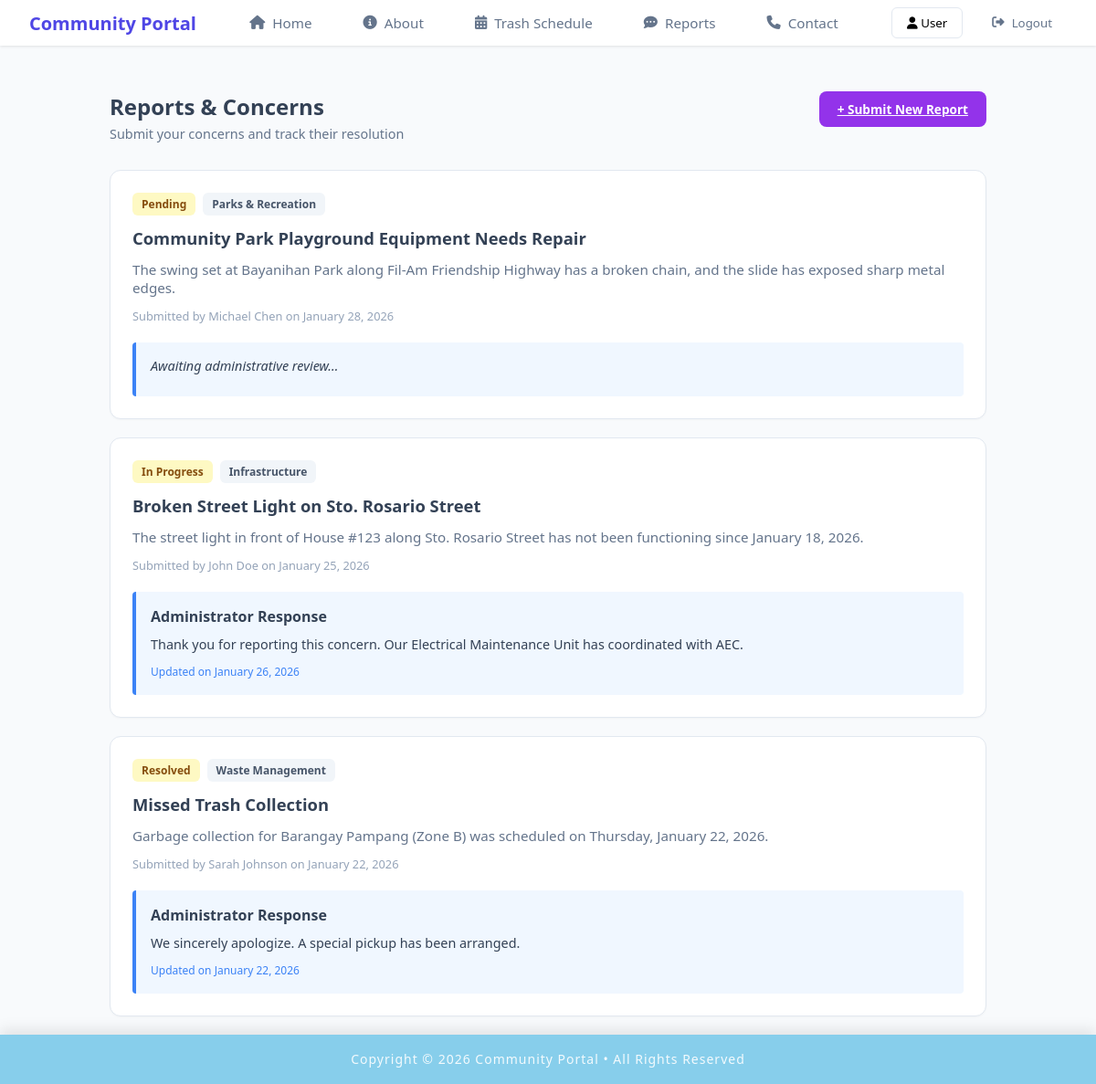
/member/member_reports.php, run on the app's committed database.
### tables this page shows
CREATE TABLE `reports` (
  `report_id` int NOT NULL,
  `report_name` varchar(100) NOT NULL,
  `report_title` varchar(200) NOT NULL,
  `report_tag` varchar(50) NOT NULL,
  `report_content` text NOT NULL,
  `report_submitted` timestamp NOT NULL DEFAULT CURRENT_TIMESTAMP,
  `status` varchar(20) DEFAULT 'Pending',
  `admin_note` text,
  `admin_resolved` timestamp NULL DEFAULT NULL
);

### member/member_reports.php (the view, shortened to what this page needs)
<?php
include "../includes/db_conn.php";
include "../includes/member_header.php";
?>
<!DOCTYPE html>
<html lang="en">
    <head>
        <link rel="stylesheet" href="../css/member_reports.css">
        <link rel="stylesheet" href="https://cdnjs.cloudflare.com/ajax/libs/font-awesome/6.5.0/css/all.min.css">
    </head>
    <body>
        <div class="content-wrapper">
            <div class="container">
                <div class="page-header">
                    <div class="header-content">
                        <div class="title-row">
                            <h1>Reports & Concerns</h1>
                        </div>
                        <p class="subtitle">Submit your concerns and track their resolution</p>
                    </div>
                    <?php if (!isset($_GET['show_form'])): ?>
                        <a href="?show_form=true" class="btn-submit">+ Submit New Report</a>
                    <?php endif; ?>
                </div>
            <main class="report-list">
                <?php
                    $stmt = $pdo->query("SELECT * FROM reports ORDER BY report_submitted DESC");
                    if ($stmt->rowCount() > 0) {
                        while($report = $stmt->fetch()) {
                            $isAnnouncement = ($report['report_tag'] == 'Announcement');
                    ?>
                        <article class="report-card">
                            <div class="badge-container">
                                <?php if(!$isAnnouncement): ?>
                                    <span class="badge status-pending"><?php echo htmlspecialchars($report['status'] ?? ''); ?></span>
                                <?php endif; ?>
                                <span class="badge tag"><?php echo htmlspecialchars($report['report_tag'] ?? ''); ?></span>
                            </div>
                            <h2><?php echo htmlspecialchars($report['report_title'] ?? ''); ?></h2>
                            <p class="report-text"><?php echo htmlspecialchars($report['report_content'] ?? ''); ?></p>
                            <div class="author-meta">
                                Submitted by <?php echo htmlspecialchars($report['report_name'] ?? ''); ?> on <?php echo date("F j, Y", strtotime($report['report_submitted'] ?? '')); ?>
                            </div>
                            <?php if(!empty($report['admin_note'])): ?>
                                <section class="admin-reply">
                                    <h3><?php echo $isAnnouncement ? 'Additional Information' : 'Administrator Response'; ?></h3>
                                    <p><?php echo htmlspecialchars($report['admin_note'] ?? ''); ?></p>
                                    <time class="reply-date">Updated on <?php echo date("F j, Y", strtotime($report['admin_resolved'])); ?></time>
                                </section>
                            <?php elseif(!$isAnnouncement): ?>
                                <section class="admin-reply">
                                    <p><em>Awaiting administrative review...</em></p>
                                </section>
                            <?php endif; ?>
                        </article>
                    <?php
                        }
                    }
                    ?>
            </main>
        </div>
    </body>
</html>
<?php
include "../includes/footer.php";
?>

### css/header.css (style rules this page uses)
* { margin: 0; padding: 0; box-sizing: border-box; font-family: 'Segoe UI', Tahoma, Geneva, Verdana, sans-serif; }
body { background-color: #f8fafc; color: #334155; }

### css/member_reports.css (style rules this page uses)
html, body { margin: 0; padding: 0; }
:root { --primary-purple: #9333ea; --bg-gray: #f8fafc; --card-white: #ffffff; --border-gray: #e2e8f0; --text-dark: #1e293b; --text-muted: #64748b; --link-blue: #3b82f6; --reply-bg: #f0f7ff; }
.content-wrapper { padding-top: 100px; background-color: var(--bg-gray); min-height: 100vh; }
.page-header { display: flex; justify-content: space-between; align-items: flex-start; margin-bottom: 30px; }
.container { max-width: 1000px; margin: 0 auto; padding: 0 20px; width: 100%; }
.title-row { display: flex; align-items: center; gap: 10px; }
h1 { font-size: 1.5rem; margin: 0; font-weight: 700; }
.subtitle { color: var(--text-muted); font-size: 0.9rem; margin: 4px 0 0 0; }
.btn-submit { background-color: var(--primary-purple); color: white; border: none; padding: 10px 20px; border-radius: 8px; font-weight: 600; cursor: pointer; font-size: 0.85rem; transition: opacity 0.2s; }
.report-card { background: var(--card-white); border: 1px solid var(--border-gray); border-radius: 12px; padding: 24px; margin-bottom: 20px; box-shadow: 0 1px 2px rgba(0,0,0,0.03); }
.badge-container { display: flex; gap: 8px; margin-bottom: 12px; }
.badge { padding: 4px 10px; border-radius: 6px; font-size: 0.75rem; font-weight: 600; }
.status-pending { background: #fef9c3; color: #854d0e; }
.tag { background: #f1f5f9; color: #475569; }
.report-card h2 { font-size: 1.15rem; margin: 0 0 12px 0; }
.report-text { font-size: 0.95rem; color: var(--text-muted); margin-bottom: 12px; }
.author-meta { font-size: 0.8rem; color: #94a3b8; margin-bottom: 20px; }
.admin-reply { background-color: var(--reply-bg); border-left: 4px solid var(--link-blue); padding: 16px; border-radius: 4px; }
.admin-reply h3 { font-size:1rem; margin-bottom:10px; }
.admin-reply p { font-size: 0.9rem; margin: 0 0 8px 0; color: #334155; }
.reply-date { font-size: 0.75rem; color: var(--link-blue); font-weight: 500; }

### data on the page
reports: status "Pending", report_tag "Parks & Recreation", report_title "Community Park Playground Equipment Needs Repair", report_content "The swing set at Bayanihan Park along Fil-Am Friendship Highway has a broken chain, and the slide has exposed sharp metal edges.", report_name "Michael Chen", report_submitted "January 28, 2026", shows "Awaiting administrative review..."
reports: status "In Progress", report_tag "Infrastructure", report_title "Broken Street Light on Sto. Rosario Street", report_content "The street light in front of House #123 along Sto. Rosario Street has not been functioning since January 18, 2026.", report_name "John Doe", report_submitted "January 25, 2026", shows "Administrator Response", admin_note "Thank you for reporting this concern. Our Electrical Maintenance Unit has coordinated with AEC.", admin_resolved "January 26, 2026"
reports: status "Resolved", report_tag "Waste Management", report_title "Missed Trash Collection", report_content "Garbage collection for Barangay Pampang (Zone B) was scheduled on Thursday, January 22, 2026.", report_name "Sarah Johnson", report_submitted "January 22, 2026", shows "Administrator Response", admin_note "We sincerely apologize. A special pickup has been arranged.", admin_resolved "January 22, 2026"
